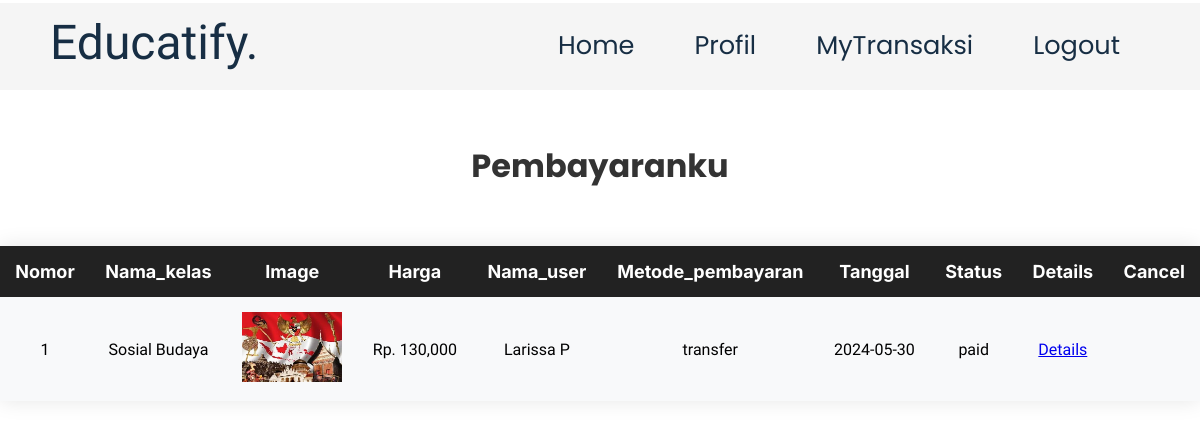
The app's page /user/mytransaksi.php (signed in) with its own data.
### tables this page shows
CREATE TABLE `transaksi` (
  `id_transaksi` int(25) NOT NULL,
  `id_kelas` int(11) NOT NULL,
  `id_user` int(11) NOT NULL,
  `metode_pembayaran` varchar(10) NOT NULL,
  `tanggal` date NOT NULL,
  `bukti` varchar(100) NOT NULL,
  `status` varchar(25) NOT NULL
);

CREATE TABLE `kelas` (
  `id_kelas` int(11) NOT NULL,
  `nama_kelas` varchar(100) NOT NULL,
  `id_user` int(11) NOT NULL,
  `harga` int(30) NOT NULL,
  `image` varchar(100) NOT NULL
);

CREATE TABLE `user` (
  `id_user` int(11) NOT NULL,
  `username` varchar(11) NOT NULL,
  `password` varchar(10) NOT NULL,
  `nama` varchar(30) DEFAULT NULL,
  `level` varchar(11) NOT NULL,
  `email` varchar(25) NOT NULL
);

### user/mytransaksi.php (the view, shortened to what this page needs)
<?php
include '../koneksi.php';
$id_user = $_SESSION['id_user'];
$query = "SELECT *
          FROM transaksi
        --   JOIN materi ON transaksi.id_kelas = materi.id_kelas
          JOIN kelas ON transaksi.id_kelas = kelas.id_kelas
          JOIN user ON transaksi.id_user = user.id_user
          WHERE transaksi.id_user = '$id_user'";
$result = mysqli_query($mysqli, $query);
?>
<!DOCTYPE html>
<html lang="en">
<head>
    <link rel="stylesheet" href="transaksi.css">
</head>
<body>
    <?php include 'navbaruser.php'; ?>
    <h1>Pembayaranku</h1>
    <table>
        <tr>
            <th>Nomor</th>
            <th>Nama_kelas</th>
            <th>Image</th>
            <th>Harga</th>
            <th>Nama_user</th>
            <th>Metode_pembayaran</th>
            <th>Tanggal</th>
            <th>Status</th>
            <th>Details</th>
            <th>Cancel</th>
        </tr>
        <?php
        $nomor = 1;
        while ($data = mysqli_fetch_assoc($result)) { ?>
            <tr>
                <td><?php echo $nomor++; ?></td>
                <td><?php echo htmlspecialchars($data['nama_kelas']); ?></td>
                <td><?php
                $imagePath = '../admin/uploads/images/' . basename($data['image']);
                ?>
                    <img src="<?php echo $imagePath; ?>" width="100px" height="70">
                </td>
                <td><?php echo "Rp. " . number_format($data['harga']); ?></td>
                <td><?php echo htmlspecialchars($data['nama']); ?></td>
                <td><?php echo htmlspecialchars($data['metode_pembayaran']); ?></td>
                <td><?php echo htmlspecialchars($data['tanggal']); ?></td>
                <td><?php echo htmlspecialchars($data['status']); ?></td>
                <td><a href="detail.php?id=<?php echo $data["id_transaksi"]; ?>">Details</a></td>
                <td><?php if ($data['status'] === 'pending') { ?>
                        <a href="../admin/deletetransaksi.php?id=<?php echo $data['id_transaksi']; ?>">Cancel</a>
                    <?php } ?>
                </td>
            </tr>
        <?php } ?>
    </table>
</body>
</html>

### user/transaksi.css (style rules this page uses)
* { margin: 0; padding: 0; box-sizing: border-box; }
html { scroll-behavior: smooth; }
h1 { padding: 7rem 0 1rem 0; font-weight: 700; text-align: center; color: #333; margin-bottom: 30px; font-family: "poppins"; margin-top: 30px; }
table { width: 100%; border-collapse: collapse; margin-top: 40px; box-shadow: 0 0 20px rgba(0, 0, 0, 0.1); }
th, td { padding: 15px; text-align: center; }
th { font-family: "inter"; background-color: #222; color: white; font-size: 18px; }
td { font-family: "maven pro"; font-size: 16px; font-weight: 500; }
tr:nth-child(even) { background-color: #f8f9fa; }

### records on screen
transaksi: id_kelas.nama_kelas "Sosial Budaya", id_kelas.image (picture), id_kelas.harga "130,000", id_user.nama "Larissa P", metode_pembayaran "transfer", tanggal "2024-05-30", status "paid"
